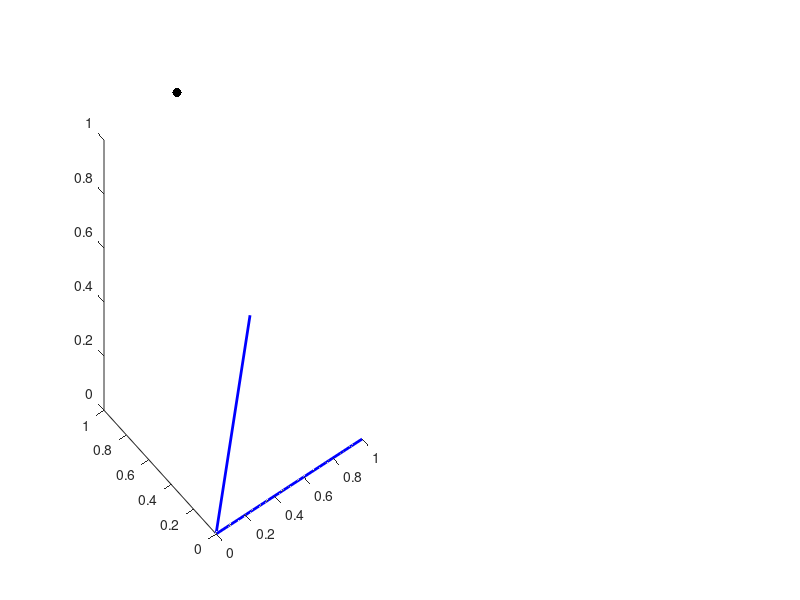

Reproduce this figure in MATLAB. (Note: this script raises an error after producing the figure.)
clear all
clf

projV=@(x,A)A*inv(A'*A)*A'*x;
V1=[1 0 0]';
V2=[1 1 0]';

% Alternating projections.
x=[0.5 1 1]';
subplot(121)
plot3([0 V1(1)],[0 V1(2)],[0 V1(3)],'-b','LineWidth',2);hold on
plot3([0 V2(1)],[0 V2(2)],[0 V2(3)],'-b','LineWidth',2);
plot3(x(1),x(2),x(3),'.k','MarkerSize',20);
for i=1:5
  xV1=projV(x,V1);
  h=arrow(x,xV1,'Length',5);
  set(h,'LineStyle',':','EdgeColor','r','FaceColor','r');
  text(xV1(1),xV1(2),xV1(3),['P_{V_1}(x)'])
  x=projV(xV1,V2);
  h=arrow(xV1,x,'Length',5);
  text(x(1),x(2),x(3),['P_{V_2}(P_{V_1}(x))'])
  plot3(x(1),x(2),x(3),'.k','MarkerSize',20);
end
axis([0 1 0 1 0 1]);box on;axis equal;axis tight
title('Alternating projections');

% Average Alternating Reflections/DR.
x=[0.5 1 1]';
subplot(122)
plot3([-1 V1(1)],[0 V1(2)],[0 V1(3)],'-b','LineWidth',2);hold on
plot3([-1 V2(1)],[-1 V2(2)],[0 V2(3)],'-b','LineWidth',2);
plot3(x(1),x(2),x(3),'.k','MarkerSize',20);
for i=1:5
  xV1=2*projV(x,V1)-x;
  h=arrow(x,xV1,'Length',5);
  set(h,'LineStyle',':','EdgeColor','r','FaceColor','r');
  text(xV1(1),xV1(2),xV1(3),['R_{V_1}(x)'])
  xV2=2*projV(xV1,V2)-xV1;
  h=arrow(xV1,xV2,'Length',5);
  set(h,'LineStyle',':','EdgeColor','r','FaceColor','r');
  text(xV2(1),xV2(2),xV2(3),['R_{V_2}(R_{V_1}(x))'])
  x=(xV2+x)/2;
  arrow(xV2,x,'Length',5);
  text(x(1),x(2),x(3),['(R_{V_2}(R_{V_1}(x))+x)/2'])
  plot3(x(1),x(2),x(3),'.k','MarkerSize',20);
end
axis([-1 1 -1 1 -1 1]);box on;axis equal;axis tight
title('Average Alternating Reflections/DR');
